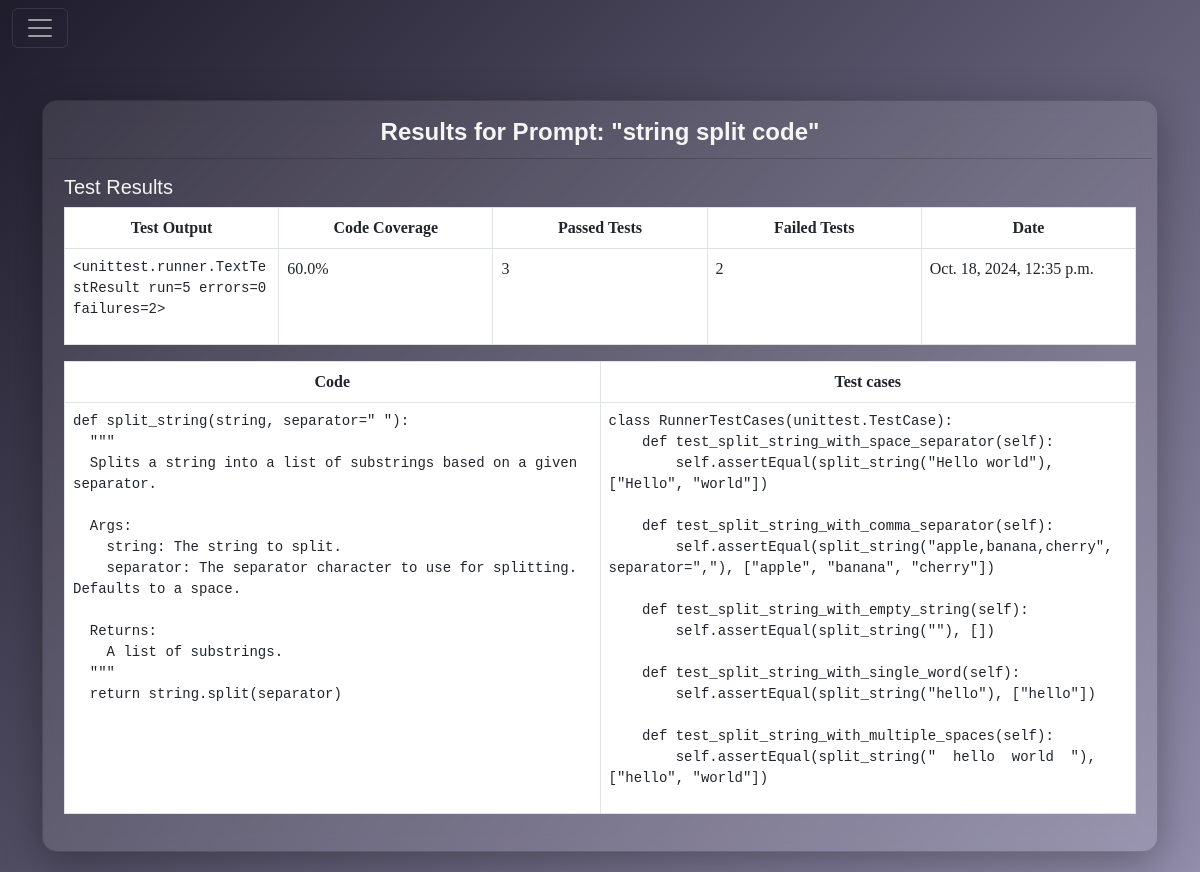
Page /results/78/ on the committed database.
### testflow/models.py (models this page shows, shortened)
class Prompt(models.Model):
    user = models.ForeignKey(User, on_delete=models.CASCADE)
    prompt_text = models.TextField()
    created_at = models.DateTimeField(auto_now_add=True)

class TestResult(models.Model):
    prompt = models.ForeignKey(Prompt, on_delete=models.CASCADE)
    test_output = models.TextField()
    coverage = models.FloatField()
    passed_tests = models.IntegerField()
    failed_tests = models.IntegerField()
    created_at = models.DateTimeField(auto_now_add=True)
    code = models.TextField()
    test_cases = models.TextField()

### testflow/views.py (the view)
# urls.py: path("results/<int:prompt_id>/", views.prompt_results, name="prompt_results"),
def prompt_results(request, prompt_id):
    prompt = get_object_or_404(Prompt, id=prompt_id)
    results = TestResult.objects.filter(prompt=prompt).order_by("-created_at")
    return render(
        request, "prompt_results.html", {"prompt": prompt, "results": results}
    )

### templates/prompt_results.html (shortened to what this page needs)
{% extends 'base.html' %}
{% block content %}
<div class="card">
    <div class="card-header">
        Results for Prompt: "{{ prompt.prompt_text }}"
    </div>
    <div class="card-body">
        <h5 class="card-title">Test Results</h5>
        <table class="table table-bordered">
            <thead>
                <tr>
                    <th>Test Output</th>
                    <th>Code Coverage</th>
                    <th>Passed Tests</th>
                    <th>Failed Tests</th>
                    <th>Date</th>
                </tr>
            </thead>
            <tbody>
                {% for result in results %}
                <tr>
                    <td>
                        <pre>{{ result.test_output }}</pre>
                    </td>
                    <td>{{ result.coverage }}%</td>
                    <td>{{ result.passed_tests }}</td>
                    <td>{{ result.failed_tests }}</td>
                    <td>{{ result.created_at }}</td>
                </tr>
                {% empty %}
                <tr>
                    <td colspan="5">No results found.</td>
                </tr>
                {% endfor %}
            </tbody>
        </table>
        <table class="table table-bordered">
            <thead>
                <tr>
                    <th>
                        Code
                    </th>
                    <th>
                        Test cases
                    </th>
                </tr>
            </thead>
            <tbody>
                {% for result in results %}
                <tr>
                    <td>
                        <pre>{{ result.code }}</pre>
                    </td>
                    <td>
                        <pre>{{ result.test_cases }}</pre>
                    </td>
                </tr>
                {% empty %}
                <tr>
                    <td colspan="2">No code found.</td>
                </tr>
                {% endfor %}
            </tbody>
        </table>
    </div>
</div>
{% endblock %}

### testflow/static/stylesheet/color.css (style rules this page uses)
:root { --primary-color-one: #1f1c2c; --primary-color-two: #928dab; --secondary-color: #ffffff1a; --background-color: linear-gradient(135deg, #1f1c2c, #928dab); --text-color: #ffffff; --error-color: #fb8989; --success-color: #9cfb89; --warning-color: #fbeb89; --info-color: #89defb; --box-shadow: 0px 10px 40px rgba(0, 0, 0, 0.3); --border-primary-color: 1px solid #fff; --border-focus-color: 1px solid #ff00ff; --secondary-border: 1px solid #00b5a6; --input-primary-color: #ffffff33; --input-focus-color: #f5f5f5d3; --button-primary-color: #ff00ff; --button-secondary-color: #cc00cc; --disabled-button-color: #920092; --second-button-color: #02cebd; --second-button-hover-color: #00b5a6; }

### templates/base.html (style rules this page uses)
html, body { overflow-x: hidden; }
body { background: var(--background-color); font-family: 'Poppins', sans-serif; color: var(--text-color); display: flex; justify-content: center; align-items: center; height: 100vh; margin: 0; }

### templates/prompt_results.html (style rules this page uses)
.card { color: whitesmoke; background: rgba(255, 255, 255, 0.1); backdrop-filter: blur(10px); padding: 30px; border-radius: 15px; box-shadow: 0px 10px 40px rgba(0, 0, 0, 0.3); width: 100%; animation: fadeIn 1s ease-in-out; }
.card { margin: 20px auto; padding: 5px; }
.card-header { background: transparent; font-size: 1.5em; font-weight: bold; text-align: center; }
table { width: 100%; border-collapse: collapse; background-color: aliceblue; text-align: center; font-family: 'Times New Roman', Times, serif; table-layout: fixed; }
table tbody { background-color: aliceblue; text-align: left; font-family: 'Times New Roman', Times, serif; }
pre { white-space: pre-wrap; word-wrap: break-word; }

### rows in the picture
Prompt: prompt_text "string split code"
TestResult: test_output "<unittest.runner.TextTestResult run=5 errors=0 failures=2>…", coverage "60.0", passed_tests "3", failed_tests "2", created_at "Oct. 18, 2024, 12:35 p.m.", code "def split_string(string, separator=\" \"): \"\"\" Splits a string into a list of substrings based on a given separator. Args: string: The string to split. separator: The separator character to use for splitting. Defaults to a space. Returns: A list of substrings. \"\"\" return string.split(separator)", test_cases "class RunnerTestCases(unittest.TestCase): def test_split_string_with_space_separator(self): self.assertEqual(split_string(\"Hello world\"), [\"Hello\", \"world\"]) def test_split_string_with_comma_separator(self): self.assertEqual(split_string(\"apple,banana,cherry\", separator=\",\"), [\"apple\", \"banana\", \"cherry\"]) def test_split_string_with_empty_string(self): self.assertEqual(split_string(\"\"), []) def test_split_string_with_single_word(self): self.assertEqual(split_string(\"hello\"), [\"hello\"]) def test_split_string_with_multiple_spaces(self): self.assertEqual(split_string(\" hello world \"), [\"hello\", \"world\"])"
